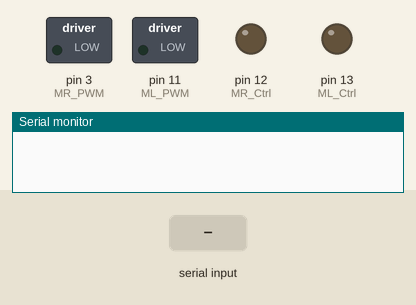
Simulated run of this sketch. Board: Arduino Uno, built with avr-gcc and run on an emulated ATmega328P. On the bench: switched loads named in the sketch (green lamp = pin HIGH), output pins drawn as LEDs (lit = HIGH), the last lines printed to the serial monitor. Inputs (shaded band) come from the test bench.

Above: at 1.2 s.
1.3 s: "BACK\n" received over Serial
At 1.9 s:
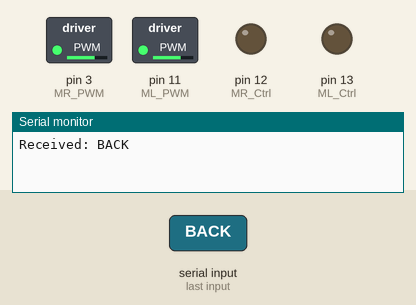
2.8 s: "FRONT\n" received over Serial
At 3.1 s:
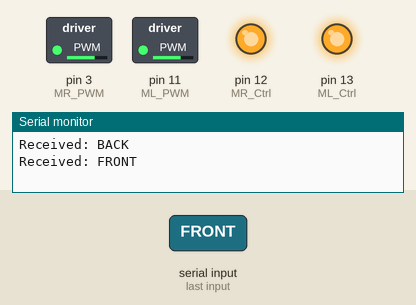
4.3 s: "RIGHT\n" received over Serial
At 5.5 s:
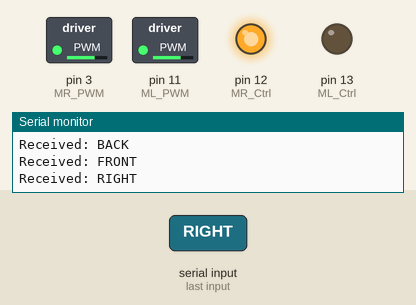
5.8 s: "LEFT\n" received over Serial
At 6.6 s:
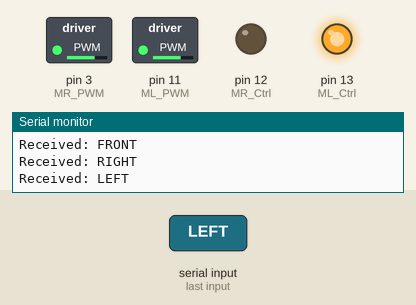
7.3 s: "FRONTFT\n" received over Serial
At 7.9 s:
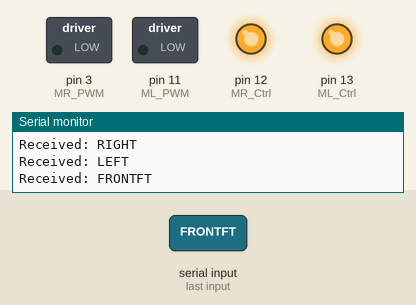
8.9 s: "RIGHTFT\n" received over Serial
At 10.3 s:
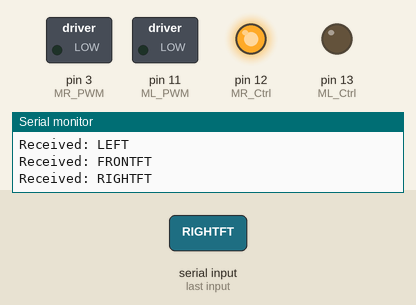
Timing chart, 0 to 11.5 s (numbered marks = the images above; inputs shaded):
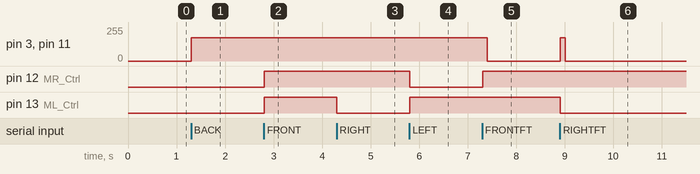

Measured:
- after the input at 1.3 s, pin 3 (MR_PWM), pin 11 (ML_PWM): 0/255 → 175/255 at once
- after the input at 2.8 s, pin 12 (MR_Ctrl), pin 13 (ML_Ctrl): LOW → HIGH at once
- after the input at 4.3 s, pin 13 (ML_Ctrl): HIGH → LOW at once
- after the input at 5.8 s, pin 12 (MR_Ctrl): HIGH → LOW at once; pin 13 (ML_Ctrl): LOW → HIGH at once
- after the input at 7.3 s, pin 3 (MR_PWM), pin 11 (ML_PWM): 175/255 → 0/255 after 0.11 s; pin 12 (MR_Ctrl): LOW → HIGH at once
- after the input at 8.9 s, pin 3 (MR_PWM), pin 11 (ML_PWM): 0/255 → 175/255 at once, → 0/255 0.10 s later; pin 13 (ML_Ctrl): HIGH → LOW at once

The sketch:

robot_car_motor_control.ino
```cpp
/*
 keyestudio Mini Tank Robot v2.0
 lesson 8.1
 motor driver
 http://www.keyestudio.com
*/

#define ML_Ctrl 13  //define the direction control pin of left motor
#define ML_PWM 11   //define the PWM control pin of left motor
#define MR_Ctrl 12  //define direction control pin of right motor
#define MR_PWM 3   // define the PWM control pin of right motor

void setup()
{
  pinMode(ML_Ctrl, OUTPUT);//define direction control pin of left motor as output
  pinMode(ML_PWM, OUTPUT);//define PWM control pin of left motor as output
  pinMode(MR_Ctrl, OUTPUT);//define direction control pin of right motor as output.
  pinMode(MR_PWM, OUTPUT);//define the PWM control pin of right motor as output
  Serial.begin(9600);
}

void loop()
{
  if (Serial.available() > 0) {
    String data = Serial.readStringUntil('\n');
    Serial.print("Received: ");
    Serial.println(data);
    if (data == "BACK"){
      digitalWrite(ML_Ctrl,LOW);//set the direction control pin of left motor to LOW
      analogWrite(ML_PWM,175);//set the PWM control speed of left motor to 175
      digitalWrite(MR_Ctrl,LOW);//set the direction control pin of right motor to LOW
      analogWrite(MR_PWM,175);//set the PWM control speed of right motor to 175
      // delay(150);
    }
    else if (data == "FRONT"){
      digitalWrite(ML_Ctrl,HIGH);//set the direction control pin of left motor to HIGH
      analogWrite(ML_PWM,175);//set the PWM control speed of left motor to 175
      digitalWrite(MR_Ctrl,HIGH);//set the direction control pin of right motor to HIGH
      analogWrite(MR_PWM,175);//set the PWM control speed of right motor to 175
      // delay(250);
    }
    else if (data == "RIGHT"){
      digitalWrite(ML_Ctrl,LOW);//set the direction control pin of left motor to LOW
      analogWrite(ML_PWM,175);//set the PWM control speed of left motor to 175
      digitalWrite(MR_Ctrl,HIGH);//set the direction control pin of right motor to HIGH
      analogWrite(MR_PWM,175);//set the PWM control speed of right motor to 175
      // delay(150);
    }
    else if (data == "LEFT"){
      digitalWrite(ML_Ctrl,HIGH);//set the direction control pin of left motor to HIGH
      analogWrite(ML_PWM,175);//set the PWM control speed of left motor to 175
      digitalWrite(MR_Ctrl,LOW);//set the direction control pin of right motor to LOW
      analogWrite(MR_PWM,175);//set the PWM control speed of right motor to 175
      // delay(150);
    }
    else if (data == "BACKFT"){
      digitalWrite(ML_Ctrl,LOW);//set the direction control pin of left motor to LOW
      analogWrite(ML_PWM,175);//set the PWM control speed of left motor to 175
      digitalWrite(MR_Ctrl,LOW);//set the direction control pin of right motor to LOW
      analogWrite(MR_PWM,175);//set the PWM control speed of right motor to 175
      delay(100);
      analogWrite(ML_PWM,0);//set the PWM control speed of left motor to 0
      analogWrite(MR_PWM,0);//set the PWM control speed of right motor to 0
      delay(100);
    }
    else if (data == "FRONTFT"){
      digitalWrite(ML_Ctrl,HIGH);//set the direction control pin of left motor to HIGH
      analogWrite(ML_PWM,175);//set the PWM control speed of left motor to 175
      digitalWrite(MR_Ctrl,HIGH);//set the direction control pin of right motor to HIGH
      analogWrite(MR_PWM,175);//set the PWM control speed of right motor to 175
      delay(100);
      analogWrite(ML_PWM,0);//set the PWM control speed of left motor to 0
      analogWrite(MR_PWM,0);//set the PWM control speed of right motor to 0
      delay(100);
    }
    else if (data == "RIGHTFT"){
      digitalWrite(ML_Ctrl,LOW);//set the direction control pin of left motor to LOW
      analogWrite(ML_PWM,175);//set the PWM control speed of left motor to 175
      digitalWrite(MR_Ctrl,HIGH);//set the direction control pin of right motor to HIGH
      analogWrite(MR_PWM,175);//set the PWM control speed of right motor to 175
      delay(100);
      analogWrite(ML_PWM,0);//set the PWM control speed of left motor to 0
      analogWrite(MR_PWM,0);//set the PWM control speed of right motor to 0
      delay(100);
    }
    else if (data == "LEFTFT"){
      digitalWrite(ML_Ctrl,HIGH);//set the direction control pin of left motor to HIGH
      analogWrite(ML_PWM,175);//set the PWM control speed of left motor to 175
      digitalWrite(MR_Ctrl,LOW);//set the direction control pin of right motor to LOW
      analogWrite(MR_PWM,175);//set the PWM control speed of right motor to 175
      delay(100); //150
      analogWrite(ML_PWM,0);//set the PWM control speed of left motor to 0
      analogWrite(MR_PWM,0);//set the PWM control speed of right motor to 0
      delay(100); //250
    }
    else{
      analogWrite(ML_PWM,0);//set the PWM control speed of left motor to 0
      analogWrite(MR_PWM,0);//set the PWM control speed of right motor to 0
    }
    if (data == "STOP")
    {
      analogWrite(ML_PWM,0);//set the PWM control speed of left motor to 0
      analogWrite(MR_PWM,0);//set the PWM control speed of right motor to 0
    }
  }
  // analogWrite(ML_PWM,0);//set the PWM control speed of left motor to 0
  // analogWrite(MR_PWM,0);//set the PWM control speed of right motor to 0

}//*****************************************
```
